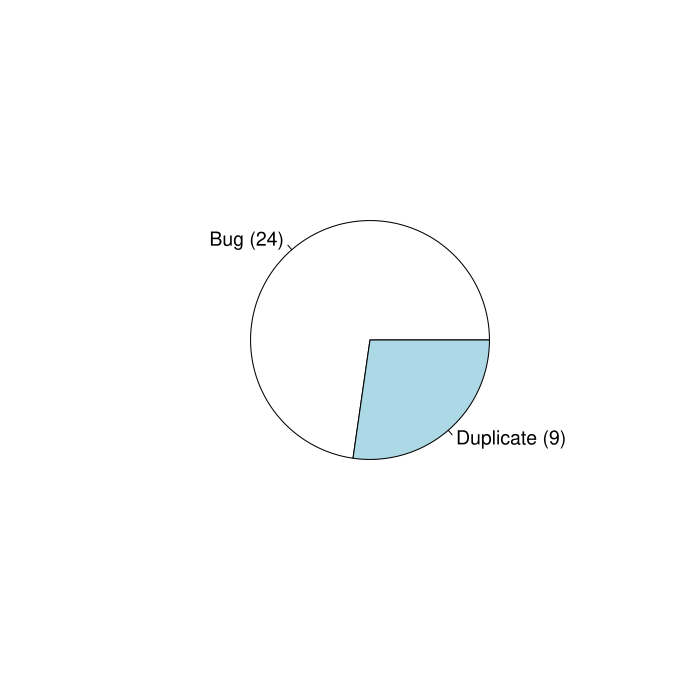

R code for this plot:
# Create Data
# ch new 2 dup 1
# v8 new 1 dup 0
# jsc new 5 dup 0
# sm new 0 dup 2
true_positive_perc=c(24,9)
true_positive_names=c("Bug","Duplicate")

labs <- paste(true_positive_names, " (", true_positive_perc, ")", sep="")

pie(true_positive_perc , labels=labs, radius=.5, cex=1.2)
